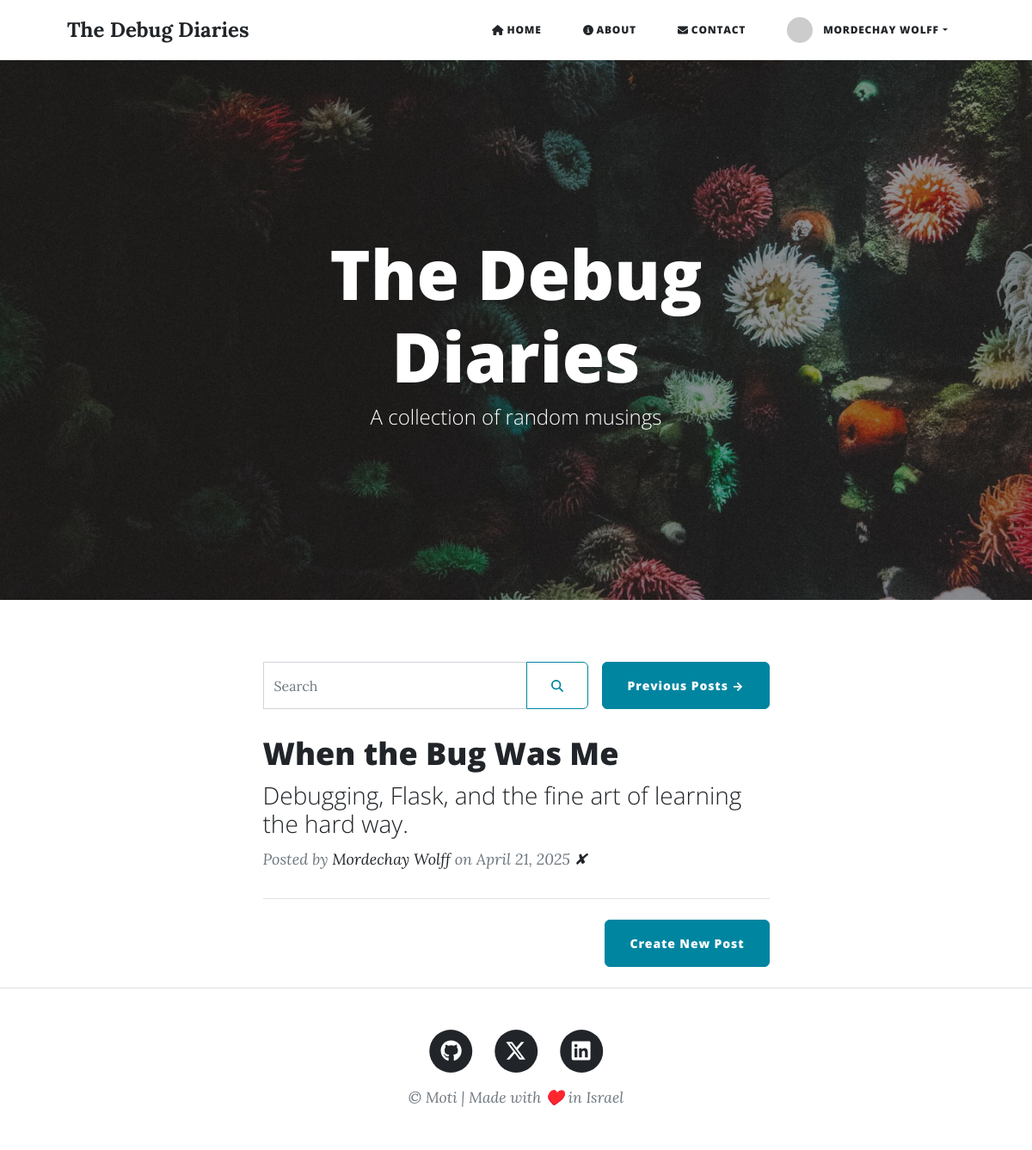
The page / (signed in) on the database its author committed.
### models.py (models this page shows)
class User(UserMixin, Base):
    __tablename__ = "users"
    id: Mapped[int] = mapped_column(Integer, primary_key=True)
    email: Mapped[str] = mapped_column(String(100), unique=True)
    password: Mapped[str] = mapped_column(String(100))
    name: Mapped[str] = mapped_column(String(100))
    posts = relationship("BlogPost", back_populates="author")
    comments = relationship("Comment", back_populates="comment_author")

class BlogPost(Base):
    __tablename__ = "blog_posts"
    id: Mapped[int] = mapped_column(Integer, primary_key=True)
    author_id: Mapped[int] = mapped_column(Integer, db.ForeignKey("users.id"))
    author = relationship("User", back_populates="posts")
    title: Mapped[str] = mapped_column(String(250), unique=True, nullable=False)
    subtitle: Mapped[str] = mapped_column(String(250), nullable=False)
    date: Mapped[str] = mapped_column(String(250), nullable=False)
    body: Mapped[str] = mapped_column(Text, nullable=False)
    img_url: Mapped[str] = mapped_column(String(250), nullable=False)
    comments = relationship("Comment", back_populates="parent_post")

### main.py (the view)
@app.route('/')
def home():
    if os.environ.get("LOCAL") == 'False':  # Check for Render.com environment
        result = db.session.execute(
            db.select(BlogPost).order_by(desc(func.to_date(BlogPost.date, 'Month DD, YYYY')))
        )
        posts = result.scalars().all()
    else:
        result = db.session.execute(
            db.select(BlogPost).order_by(func.strftime('%Y-%m-%d', func.replace(BlogPost.date, ',', '')).desc())
        )
        posts = result.scalars().all()
    visible_posts = posts[:3]  # Initial 3 posts
    all_posts_dicts = [
        {
            'id': post.id,
            'title': post.title,
            'subtitle': post.subtitle,
            'author': {'name': post.author.name},  # Ensure author is a dictionary
            'date': post.date
        }
        for post in posts
    ]
    user_id = -1
    if current_user.is_authenticated:
        user_id = current_user.id
    return render_template("index.html",
                           all_posts=all_posts_dicts,
                           visible_posts=visible_posts,
                           current_user=current_user,
                           user_id=user_id,
                           title='The Debug Diaries',
                           subtitle='A collection of random musings',
                           bg_image="home-bg.jpg"
                           )

### main.py (called while the page is built)
@app.after_request
def add_security_headers(response):
    response.headers['X-Content-Type-Options'] = 'nosniff'
    response.headers['X-Frame-Options'] = 'SAMEORIGIN'
    response.headers['X-XSS-Protection'] = '1; mode=block'
    response.headers['Strict-Transport-Security'] = 'max-age=31536000; includeSubDomains'
    return response

@login_manager.user_loader
def load_user(user_id):
    return db.get_or_404(User, user_id)

### templates/index.html (shortened to what this page needs)
{% extends '_base.html' %}
        {% block header %}
        <header class="masthead"
                style="background-image: url('static/assets/img/{{ bg_image }}')">
            <div class="container position-relative px-4 px-lg-5">
                <div class="row gx-4 gx-lg-5 justify-content-center">
                    <div class="col-md-10 col-lg-8 col-xl-7">
                        <div class="page-heading">
                            <h1>{{title}}</h1>
                            <span class="subheading">{{subtitle}}</span>
                        </div>
                    </div>
                </div>
            </div>
        </header>
        {% endblock %}
{% block content %}
<div class="container px-4 px-lg-5">
    <div class="row gx-4 gx-lg-5 justify-content-center">
        <div class="col-md-10 col-lg-8 col-xl-7">
            <div class="d-flex align-items-center gap-2 mt-4 mb-4 flex-wrap">
                <form id="search-form" class="d-flex flex-grow-1" role="search" action="/search" method="get" style="max-width: 500px;">
                    <div class="input-group w-100">
                        <input class="form-control"
                               type="search"
                               placeholder="Search"
                               aria-label="Search"
                               name="query">
                        <button class="btn btn-outline-primary" type="submit">
                            <i class="fas fa-search"></i>
                        </button>
                    </div>
                </form>
                <button class="btn btn-primary ms-2" type="button" id="previous-posts-button"> Previous Posts → </button>
            </div>
             <div id="post-container">
                    {% for post in visible_posts %}
                    <div class="post-preview">
                        <a href="{{ url_for('show_post', post_id=post.id) }}">
                            <h2 class="post-title">{{ post.title }}</h2>
                            <h3 class="post-subtitle">{{ post.subtitle }}</h3>
                        </a>
                        <p class="post-meta">Posted by
                            <a href="#">{{post.author.name}}</a> on {{post.date}}
                        {% if current_user.is_authenticated and current_user.id == 1 %}
                            <a href="#" class="delete-post" data-post-id="{{ post.id }}">✘</a>
                        {% endif %}
                        </p>
                    </div>
                    <hr class="my-4" />
                {% endfor %}
             </div>
            {% if current_user.is_authenticated and current_user.id == 1 %}
                <div class="d-flex justify-content-end mb-4">
                    <a class="btn btn-primary float-end"
                       href="{{url_for('add_new_post')}}">Create New Post
                    </a>
                </div>
            {% endif %}
        </div>
    </div>
</div>
{% endblock %}

### templates/_base.html (shortened to what this page needs)
<!DOCTYPE html>
<html lang="en">
    <head>
        {% block styles %}
            {{ bootstrap.load_css() }}
            <link href="{{ url_for('static', filename='/css/styles.css') }}" rel="stylesheet"/>
        {% endblock %}
    </head>
    <body>
        {% block navi %}
        <nav class="navbar navbar-expand-lg navbar-light" id="mainNav">
            <div class="container px-4 px-lg-5">
                <a class="navbar-brand" href="{{ url_for('home') }}">
                    The Debug Diaries
                </a>
                <div class="collapse navbar-collapse" id="navbarResponsive">
                    <ul class="navbar-nav ms-auto py-4 py-lg-0">
                        <li class="nav-item">
                            <a class="nav-link px-lg-3 py-3 py-lg-4" href="{{ url_for('home') }}">
                                <i class="fas fa-home me-1"></i> Home
                            </a>
                        </li>
                        <li class="nav-item">
                            <a class="nav-link px-lg-3 py-3 py-lg-4" href="{{ url_for('about') }}">
                                <i class="fas fa-info-circle me-1"></i> About
                            </a>
                        </li>
                        <li class="nav-item">
                            <a class="nav-link px-lg-3 py-3 py-lg-4" href="{{ url_for('contact') }}">
                                <i class="fas fa-envelope me-1"></i> Contact
                            </a>
                        </li>
                        {% if not current_user.is_authenticated %}
                            <li class="nav-item">
                                <a class="nav-link px-lg-3 py-3 py-lg-4" href="{{ url_for('login') }}">
                                    <i class="fas fa-sign-in-alt me-1"></i> Login
                                </a>
                            </li>
                            <li class="nav-item">
                                <a class="nav-link px-lg-3 py-3 py-lg-4" href="{{ url_for('register') }}">
                                    <i class="fas fa-user-plus me-1"></i> Register
                                </a>
                            </li>
                        {% else %}
                            <li class="nav-item dropdown">
                                <a class="nav-link dropdown-toggle d-flex align-items-center" href="#" id="navbarDropdown" role="button" data-bs-toggle="dropdown" aria-expanded="false">
                                    {% if current_user.email %}
                                        <img src="https://www.gravatar.com/avatar/{{ current_user.email|gravatar }}?s=30" class="user-avatar" alt="User Avatar">
                                    {% else %}
                                        <i class="fas fa-user-circle me-1"></i>
                                    {% endif %}
                                    <span class="d-none d-lg-inline ms-1">{{ current_user.name }}</span>
                                </a>
                            </li>
                        {% endif %}
                    </ul>
                </div>
            </div>
        </nav>
        {% endblock %}
        {% block header %}{% endblock %}
        {% block content %} {% endblock %}
        {% block footer %}
        <footer class="border-top">
            <div class="container px-4 px-lg-5">
                <div class="row gx-4 gx-lg-5 justify-content-center">
                     <div class="col-md-10 col-lg-8 col-xl-7">
                         <ul class="list-inline text-center">
                             <li class="list-inline-item">
                                 <a href="https://github.com/MotiWolff" target="_blank">
                                     <span class="fa-stack fa-lg">
                                         <i class="fas fa-circle fa-stack-2x"></i>
                                         <i class="fab fa-github fa-stack-1x fa-inverse"></i>
                                     </span>
                                 </a>
                             </li>
                             <li class="list-inline-item">
                                 <a href="https://x.com/MotiWolff" target="_blank">
                                     <span class="fa-stack fa-lg">
                                         <i class="fas fa-circle fa-stack-2x"></i>
                                         <i class="fa-brands fa-x-twitter fa-stack-1x fa-inverse"></i>
                                     </span>
                                 </a>
                             </li>
                             <li class="list-inline-item">
                                 <a href="https://www.linkedin.com/in/mordechay-wolff-13b440180/" target="_blank">
                                     <span class="fa-stack fa-lg">
                                         <i class="fas fa-circle fa-stack-2x"></i>
                                         <i class="fab fa-linkedin fa-stack-1x fa-inverse"></i>
                                     </span>
                                 </a>
                             </li>
                         </ul>
                         <div class="small text-center text-muted fst-italic">&copy; {{ year }} Moti | Made with ♥️ in Israel</div>
                     </div>
                </div>
            </div>
        </footer>
        {% endblock %}
    </body>
</html>

### templates/_base.html (style rules this page uses)
html, body { height: 100%; }
body { min-height: 100vh; padding-top: 70px; background: white; }
.navbar { background-color: white; border-bottom: 1px solid rgba(255, 255, 255, 0.08); position: fixed; top: 0; right: 0; left: 0; z-index: 1030; height: 70px; }
.navbar-brand { font-family: 'Lora', serif; font-weight: 700; font-size: 1.5rem; color: #212529 !important; }
.navbar-nav { align-items: center; gap: 0.5rem; }
.nav-link, .nav-item .dropdown-toggle { font-family: 'Open Sans', sans-serif; font-weight: 600; text-transform: uppercase; letter-spacing: 0.5px; transition: color 0.2s ease; color: #212529 !important; padding: 0.75rem 1rem !important; display: flex; align-items: center; }
.user-avatar { width: 30px; height: 30px; border-radius: 50%; margin-right: 0.5rem; }
.navbar-nav .nav-item { margin-left: 0.25rem; margin-right: 0.25rem; }
.navbar-nav .dropdown-toggle::after { margin-left: 0.35em; }

### rows shown on the page
User: name "MORDECHAY WOLFF"
BlogPost: title "When the Bug Was Me", subtitle "Debugging, Flask, and the fine art of learning the hard way.", author.name "Mordechay Wolff", date "April 21, 2025"

### other values the page prints
{{ title }} "The Debug Diaries"
{{ subtitle }} "A collection of random musings"
